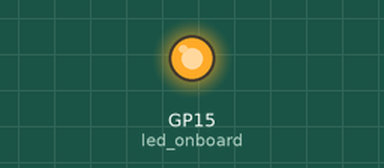
A program run on a simulated Raspberry Pi Pico running MicroPython. Shown: output pins drawn as LEDs (lit = HIGH).

Above: at 2.5 s.
At 7.5 s:
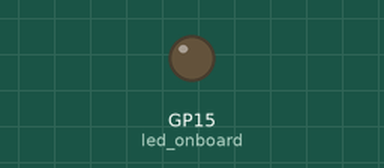
Timing chart, 0 to 13.0 s (numbered marks = the images above):
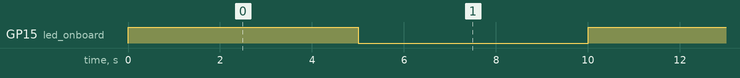

Measured:
- by itself, GP15 (led_onboard): alternates HIGH for 5.0 s and LOW for 5.0 s

The program:

LED.py
```python
import machine
import utime
led_onboard = machine.Pin(15, machine.Pin.OUT) #Pin 25 for onboard LED
while True:
    led_onboard.value(1)
    utime.sleep(5)
    led_onboard.value(0)
    utime.sleep(5)
```
